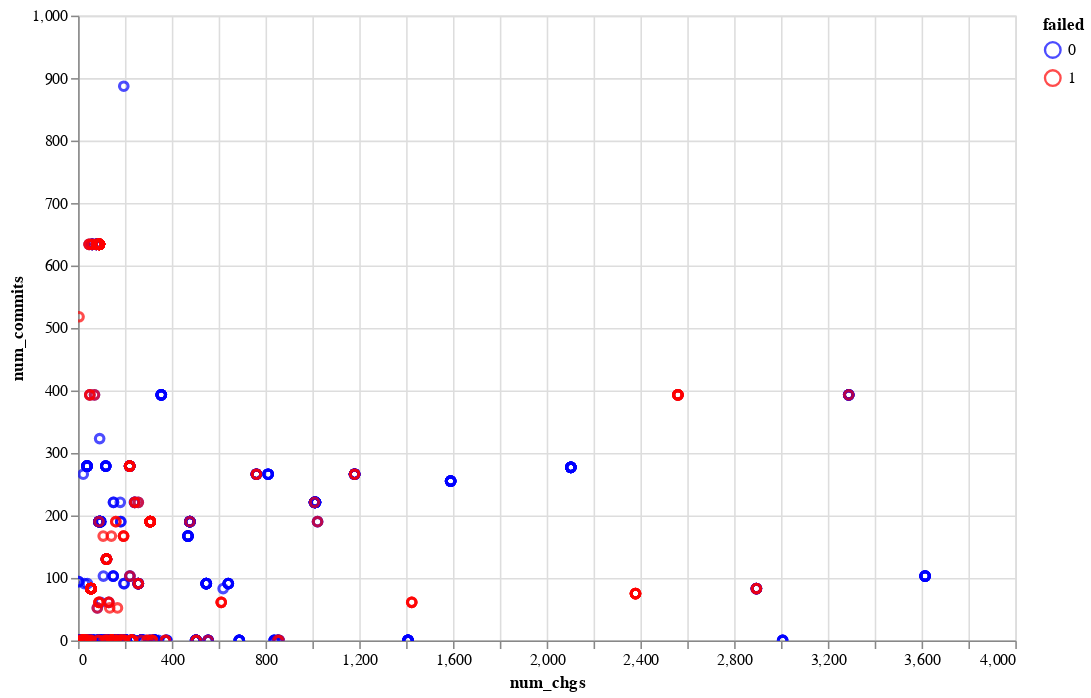

Notebook source saved alongside this figure:
### Code cell
import altair as alt

x_name = 'num_chgs'
x_min, x_max = 0, 4000

y_name = 'num_commits'
y_min, y_max = 0, 1000

x_axis = alt.X(x_name, scale=alt.Scale(domain=[x_min, x_max]))
y_axis = alt.X(y_name, scale=alt.Scale(domain=[y_min, y_max]))
color=alt.Color('failed:N', scale=alt.Scale(range=['blue', 'red']))

alt.Chart(X[X[x_name].between(x_min, x_max) & X[y_name].between(y_min, y_max)]) \
    .mark_point().encode(x=x_axis, y=y_axis, color=color).properties(width=600, height=400).interactive()

### Figure 1 — Vega-Lite specification as saved in the notebook (floating-point values rounded to 4 significant figures; data arrays with more than 128 entries replaced by an {"elided": "..."} marker saying what was removed)
{"config": {"view": {"continuousWidth": 400, "continuousHeight": 300}}, "data": {"name": "data-62765498f2665cac197b9169372131db"}, "mark": "point", "encoding": {"color": {"type": "nominal", "field": "failed", "scale": {"range": ["blue", "red"]}}, "x": {"type": "quantitative", "field": "num_chgs", "scale": {"domain": [0, 4000]}}, "y": {"type": "quantitative", "field": "num_commits", "scale": {"domain": [0, 1000]}}}, "height": 400, "selection": {"selector001": {"type": "interval", "bind": "scales", "encodings": ["x", "y"]}}, "width": 600, "$schema": "https://vega.github.io/schema/vega-lite/v4.8.1.json", "datasets": {"data-62765498f2665cac197b9169372131db": {"elided": "1637 records"}}}
